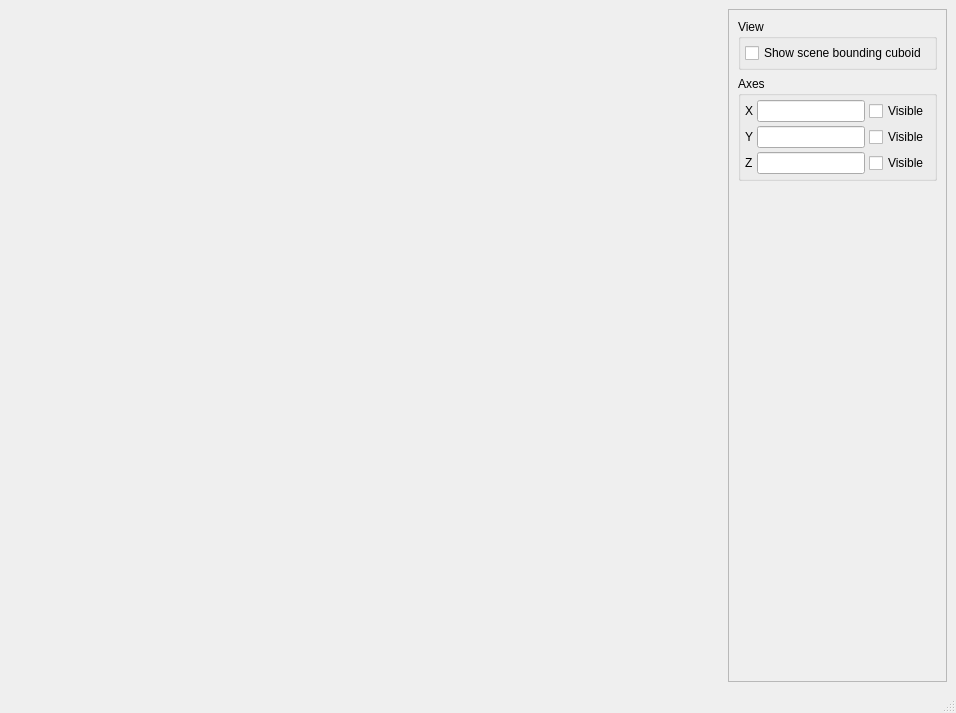
<?xml version="1.0" encoding="UTF-8"?>
<ui version="4.0">
 <class>MainWindow</class>
 <widget class="QMainWindow" name="MainWindow">
  <property name="geometry">
   <rect>
    <x>0</x>
    <y>0</y>
    <width>956</width>
    <height>713</height>
   </rect>
  </property>
  <property name="windowTitle">
   <string>MainWindow</string>
  </property>
  <widget class="QWidget" name="centralwidget">
   <layout class="QHBoxLayout" name="horizontalLayout">
    <item>
     <widget class="MildredWidget" name="TestingWidget" native="true">
      <property name="sizePolicy">
       <sizepolicy hsizetype="Expanding" vsizetype="Preferred">
        <horstretch>5</horstretch>
        <verstretch>0</verstretch>
       </sizepolicy>
      </property>
     </widget>
    </item>
    <item>
     <widget class="QFrame" name="frame">
      <property name="sizePolicy">
       <sizepolicy hsizetype="Minimum" vsizetype="Preferred">
        <horstretch>0</horstretch>
        <verstretch>0</verstretch>
       </sizepolicy>
      </property>
      <property name="frameShape">
       <enum>QFrame::StyledPanel</enum>
      </property>
      <property name="frameShadow">
       <enum>QFrame::Raised</enum>
      </property>
      <layout class="QVBoxLayout" name="verticalLayout_2">
       <item>
        <widget class="QGroupBox" name="groupBox">
         <property name="title">
          <string>View</string>
         </property>
         <layout class="QVBoxLayout" name="verticalLayout">
          <property name="spacing">
           <number>4</number>
          </property>
          <property name="leftMargin">
           <number>4</number>
          </property>
          <property name="topMargin">
           <number>4</number>
          </property>
          <property name="rightMargin">
           <number>4</number>
          </property>
          <property name="bottomMargin">
           <number>4</number>
          </property>
          <item>
           <widget class="QCheckBox" name="ShowSceneCuboidCheck">
            <property name="text">
             <string>Show scene bounding cuboid</string>
            </property>
           </widget>
          </item>
         </layout>
        </widget>
       </item>
       <item>
        <widget class="QGroupBox" name="groupBox_2">
         <property name="sizePolicy">
          <sizepolicy hsizetype="Minimum" vsizetype="Preferred">
           <horstretch>0</horstretch>
           <verstretch>0</verstretch>
          </sizepolicy>
         </property>
         <property name="title">
          <string>Axes</string>
         </property>
         <layout class="QGridLayout" name="gridLayout">
          <property name="leftMargin">
           <number>4</number>
          </property>
          <property name="topMargin">
           <number>4</number>
          </property>
          <property name="rightMargin">
           <number>4</number>
          </property>
          <property name="bottomMargin">
           <number>4</number>
          </property>
          <property name="spacing">
           <number>4</number>
          </property>
          <item row="2" column="0">
           <widget class="QLabel" name="label_3">
            <property name="text">
             <string>Z</string>
            </property>
           </widget>
          </item>
          <item row="2" column="1">
           <widget class="QLineEdit" name="ZTitleEdit">
            <property name="sizePolicy">
             <sizepolicy hsizetype="Minimum" vsizetype="Fixed">
              <horstretch>0</horstretch>
              <verstretch>0</verstretch>
             </sizepolicy>
            </property>
           </widget>
          </item>
          <item row="0" column="0">
           <widget class="QLabel" name="label">
            <property name="text">
             <string>X</string>
            </property>
           </widget>
          </item>
          <item row="0" column="1">
           <widget class="QLineEdit" name="XTitleEdit">
            <property name="sizePolicy">
             <sizepolicy hsizetype="Minimum" vsizetype="Fixed">
              <horstretch>0</horstretch>
              <verstretch>0</verstretch>
             </sizepolicy>
            </property>
           </widget>
          </item>
          <item row="1" column="0">
           <widget class="QLabel" name="label_2">
            <property name="text">
             <string>Y</string>
            </property>
           </widget>
          </item>
          <item row="1" column="1">
           <widget class="QLineEdit" name="YTitleEdit">
            <property name="sizePolicy">
             <sizepolicy hsizetype="Minimum" vsizetype="Fixed">
              <horstretch>0</horstretch>
              <verstretch>0</verstretch>
             </sizepolicy>
            </property>
           </widget>
          </item>
          <item row="0" column="2">
           <widget class="QCheckBox" name="XVisibleCheck">
            <property name="text">
             <string>Visible</string>
            </property>
           </widget>
          </item>
          <item row="1" column="2">
           <widget class="QCheckBox" name="YVisibleCheck">
            <property name="text">
             <string>Visible</string>
            </property>
           </widget>
          </item>
          <item row="2" column="2">
           <widget class="QCheckBox" name="ZVisibleCheck">
            <property name="text">
             <string>Visible</string>
            </property>
           </widget>
          </item>
         </layout>
        </widget>
       </item>
       <item>
        <spacer name="verticalSpacer">
         <property name="orientation">
          <enum>Qt::Vertical</enum>
         </property>
         <property name="sizeHint" stdset="0">
          <size>
           <width>20</width>
           <height>40</height>
          </size>
         </property>
        </spacer>
       </item>
      </layout>
     </widget>
    </item>
   </layout>
  </widget>
  <widget class="QMenuBar" name="menubar">
   <property name="geometry">
    <rect>
     <x>0</x>
     <y>0</y>
     <width>956</width>
     <height>23</height>
    </rect>
   </property>
  </widget>
  <widget class="QStatusBar" name="statusbar"/>
 </widget>
 <customwidgets>
  <customwidget>
   <class>MildredWidget</class>
   <extends>QWidget</extends>
   <header>widget.h</header>
   <container>1</container>
  </customwidget>
 </customwidgets>
 <resources/>
 <connections/>
</ui>
